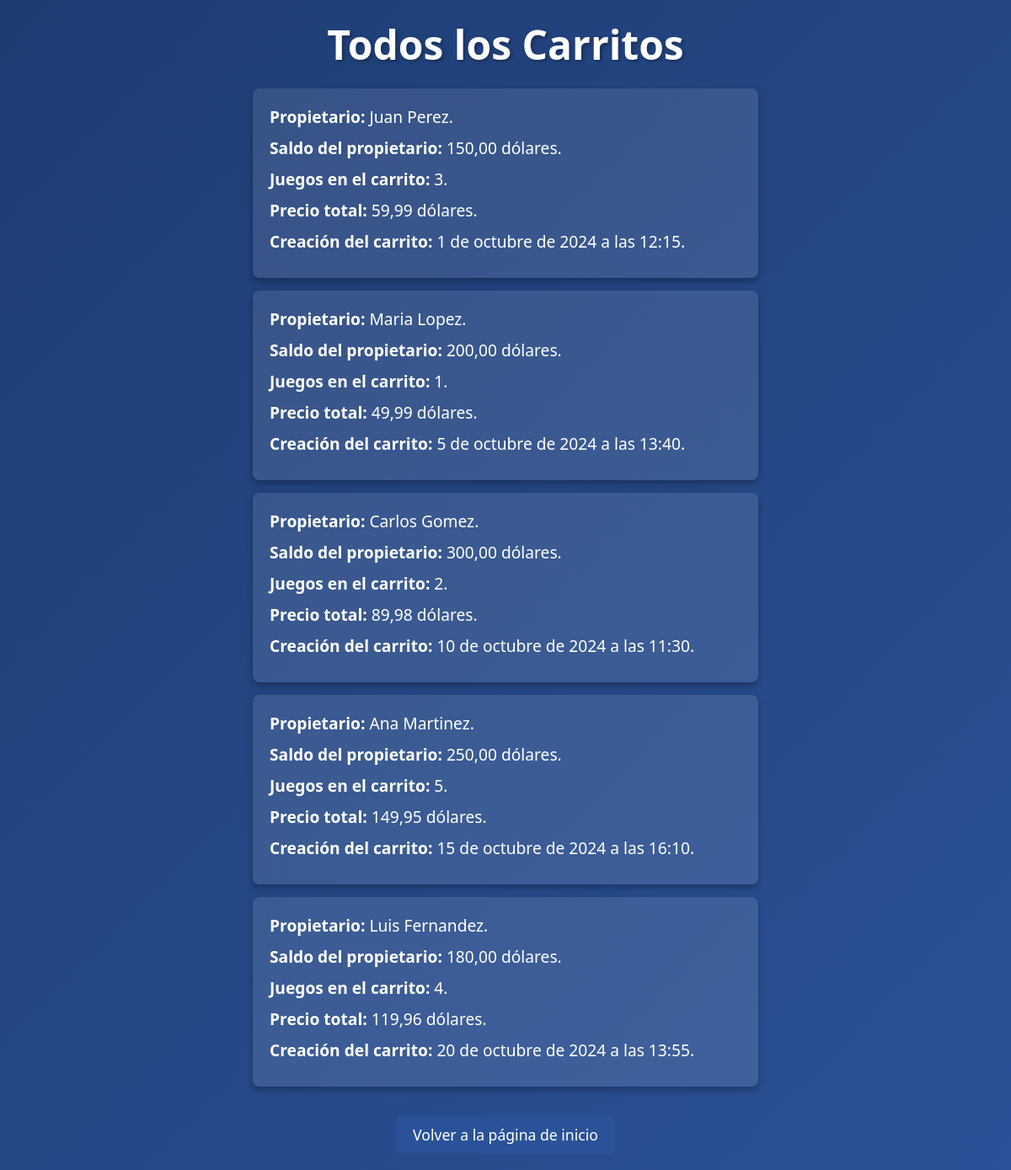
Page /carritos/ on the committed database.
### Steam2/models.py (models this page shows)
class Carrito(models.Model):
    usuario = models.OneToOneField(Usuario, on_delete=models.CASCADE ,related_name="user")
    total_items = models.IntegerField(default=0)
    total_precio = models.DecimalField(max_digits=10, decimal_places=2, default=0.00)
    fecha_creacion = models.DateTimeField(default=timezone.now)

class Usuario(models.Model):
    nombre = models.CharField(max_length=100)
    contraseña = models.CharField(max_length=100)
    saldo = models.DecimalField(max_digits=10, decimal_places=2)
    fecha_registro = models.DateTimeField(default=timezone.now)

### Steam2/views.py (the view)
# urls.py: path('carritos/', views.todos_los_carritos, name='todos_los_carritos'), #URL de relleno, muestra todos los carritos.
def todos_los_carritos(request):
    carrito = Carrito.objects.all()
    return render(request, 'todos_los_carritos.html', {'carrito': carrito})

### Steam2/templates/todos_los_carritos.html (shortened to what this page needs)
<!DOCTYPE html>
<html lang="es">
<head>
</head>
<body>
    <h1>Todos los Carritos</h1>
    {% for carrito in carrito %}
    <ul>
        <li><strong>Propietario:</strong> {{ carrito.usuario.nombre }}.</li>
        <li><strong>Saldo del propietario:</strong> {{ carrito.usuario.saldo }} dólares.</li>
        <li><strong>Juegos en el carrito:</strong> {{ carrito.total_items }}.</li>
        <li><strong>Precio total:</strong> {{ carrito.total_precio }} dólares.</li>
        <li><strong>Creación del carrito:</strong> {{ carrito.fecha_creacion }}.</li>
    </ul>
    {% endfor %}
    <a href="{% url 'index_html' %}">Volver a la página de inicio</a>
</body>
</html>

### Steam2/templates/todos_los_carritos.html (style rules this page uses)
* { margin: 0; padding: 0; box-sizing: border-box; }
body { font-family: 'Segoe UI', Tahoma, Geneva, Verdana, sans-serif; background: linear-gradient(135deg, #1e3c72, #2a5298); color: #ffffff; min-height: 100vh; display: flex; flex-direction: column; align-items: center; justify-content: center; padding: 20px; }
h1 { font-size: 3em; margin-bottom: 20px; text-shadow: 2px 2px 4px rgba(0, 0, 0, 0.3); text-align: center; }
ul { list-style-type: none; width: 100%; max-width: 600px; background: rgba(255, 255, 255, 0.1); padding: 20px; border-radius: 8px; box-shadow: 0 4px 8px rgba(0, 0, 0, 0.3); margin-bottom: 15px; }
ul > li { margin-bottom: 10px; font-size: 1.2em; }
a { color: #ffffff; text-decoration: none; font-size: 1.1em; margin-top: 20px; display: inline-block; background-color: #2a5298; padding: 10px 20px; border-radius: 5px; transition: background 0.3s; }

### rows in the picture
Carrito: usuario.nombre "Juan Perez", usuario.saldo "150,00", total_items "3", total_precio "59,99", fecha_creacion "1 de octubre de 2024 a las 12:15"
Carrito: usuario.nombre "Maria Lopez", usuario.saldo "200,00", total_items "1", total_precio "49,99", fecha_creacion "5 de octubre de 2024 a las 13:40"
Carrito: usuario.nombre "Carlos Gomez", usuario.saldo "300,00", total_items "2", total_precio "89,98", fecha_creacion "10 de octubre de 2024 a las 11:30"
Carrito: usuario.nombre "Ana Martinez", usuario.saldo "250,00", total_items "5", total_precio "149,95", fecha_creacion "15 de octubre de 2024 a las 16:10"
Carrito: usuario.nombre "Luis Fernandez", usuario.saldo "180,00", total_items "4", total_precio "119,96", fecha_creacion "20 de octubre de 2024 a las 13:55"
